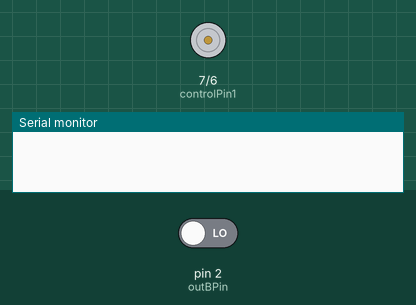
Simulated run of this sketch. Board: Arduino Uno, built with avr-gcc and run on an emulated ATmega328P. Parts: motor-driver pin pairs drawn as motors (green arrow = first pin HIGH = forward, orange = second pin HIGH = backward, longer = more drive, scaled by the enable pin), the last lines printed to the serial monitor. The test bench sets the inputs (shaded band); at power-on: pin 2 (outBPin) LOW.

Above: at 0.05 s.
At 0.98 s:
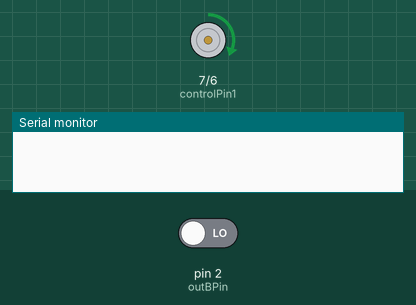
At 1.92 s:
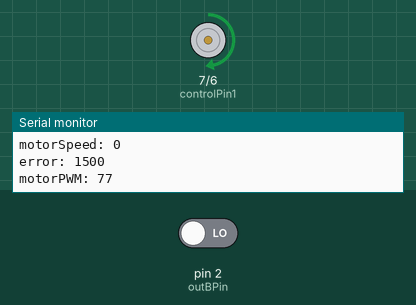
At 3.9 s:
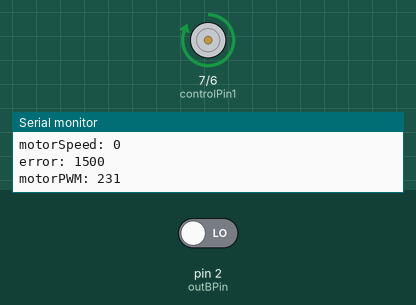
Timing chart, 0 to 5.4 s (numbered marks = the images above):
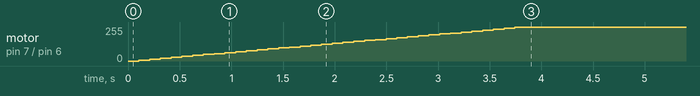

Measured:
- by itself, motor on pin 7 (controlPin1) / pin 6 (controlPin2): moves from stopped to forward 255/255 over 3.7 s

The sketch:

motorTest2.ino
```cpp
/*
  Arduino Starter Kit example
  Project 10 - Zoetrope

  This sketch is written to accompany Project 10 in the Arduino Starter Kit

  Parts required:
  - two 10 kilohm resistors
  - two momentary pushbuttons
  - one 10 kilohm potentiometer
  - motor
  - 9V battery
  - H-Bridge

  created 13 Sep 2012
  by Scott Fitzgerald
  Thanks to Federico Vanzati for improvements

  http://www.arduino.cc/starterKit

  This example code is part of the public domain.
*/

const int debug = 1;

// Tuning constants
const float Kp = 0.005;
const float Ki = 0.00005;

const int controlPin1 = 7; // connected to pin 7 on the H-bridge
const int controlPin2 = 6; // connected to pin 2 on the H-bridge
const int outBPin = 2;
const int enablePin = 5;   // connected to pin 1 on the H-bridge
const int directionSwitchPin = 4;  // connected to the switch for direction
const int onOffSwitchStateSwitchPin = 5; // connected to the switch for turning the motor on and off
const int potPin = A0;  // connected to the potentiometer's output
volatile unsigned int motorA_counts = 0;
unsigned int loopCount = 0;
unsigned int debugCount = 0;

// create some variables to hold values from your inputs
int onOffSwitchState = 0;  // current state of the on/off switch
int previousOnOffSwitchState = 0; // previous position of the on/off switch
int directionSwitchState = 0;  // current state of the direction switch
int previousDirectionSwitchState = 0;  // previous state of the direction switch

int motorEnabled = 0; // Turns the motor on/off
int motorPWM = 0; // PWM to motor
int motorSpeed = 0; // actual motor speed from tachometer
int motorDirection = 1; // current direction of the motor

int gyro;
unsigned int startTime;
int errorInt = 0; // integral of error over time

void motorA_int_handler() {
  motorA_counts++;
}

void setup() {
  if (debug) {
    Serial.begin(9600);
  }

  // initialize the inputs and outputs
  pinMode(directionSwitchPin, INPUT);
  pinMode(onOffSwitchStateSwitchPin, INPUT);
  pinMode(outBPin, INPUT);
  pinMode(outBPin, INPUT);
  pinMode(controlPin1, OUTPUT);
  pinMode(controlPin2, OUTPUT);
  pinMode(enablePin, OUTPUT);
  attachInterrupt(digitalPinToInterrupt(outBPin), motorA_int_handler, RISING);

 motorEnabled = 1;

  // pull the enable pin LOW to start
  digitalWrite(enablePin, LOW);
  startTime = millis();
}

void loop() {
  // read the value of the on/off switch
//  onOffSwitchState = digitalRead(onOffSwitchStateSwitchPin);
  delay(1);

  // read the value of the direction switch
//  directionSwitchState = digitalRead(directionSwitchPin);

  // read the value of the pot and divide by 4 to get a value that can be
  // used for PWM
  //motorPWM = analogRead(potPin) / 4;
//  gyro = analogRead(potPin) * -3;
gyro = 1500;

  // if the on/off button changed state since the last loop()
  if (onOffSwitchState != previousOnOffSwitchState) {
    // change the value of motorEnabled if pressed
    if (onOffSwitchState == HIGH) {
      motorEnabled = !motorEnabled;
    }
  }

  // if the direction button changed state since the last loop()
//  if (directionSwitchState != previousDirectionSwitchState) {
//    // change the value of motorDirection if pressed
//    if (directionSwitchState == HIGH) {
//      motorDirection = !motorDirection;
//    }
//  }

  // change the direction the motor spins by talking to the control pins
  // on the H-Bridge
  if (motorDirection == 1) {
    digitalWrite(controlPin1, HIGH);
    digitalWrite(controlPin2, LOW);
  } else {
    digitalWrite(controlPin1, LOW);
    digitalWrite(controlPin2, HIGH);
  }

  // if the motor is supposed to be on
  if (motorEnabled == 1) {
    // PWM the enable pin to vary the speed
    analogWrite(enablePin, motorPWM);
  } else { // if the motor is not supposed to be on
    //turn the motor off
    analogWrite(enablePin, 0);
  }
  // save the current on/off switch state as the previous
  previousDirectionSwitchState = directionSwitchState;
  // save the current switch state as the previous
  previousOnOffSwitchState = onOffSwitchState;

  /****************************************/

  if (loopCount >= 100) {
    unsigned int outACount, now, timeInterval;
    int error;

    now = millis();
    timeInterval = now - startTime;
    startTime = now;

    outACount = motorA_counts;
    // calculate speed in degrees per second.
    // sensor gives 3 counts per rotation, gear ratio is 50:1
    // (motor speed) = (actual counts) / (3 counts/rotation) / (50 gear ratio) * (360 degrees/rotation) / (timeInterval milliseconds)
    motorSpeed = (long)outACount * 2400L / timeInterval;
    motorA_counts = 0;

    // want error to be 0, e.g. motorSpeed is negative gyro speed
    error = gyro - motorSpeed;

    errorInt += error;
    if (errorInt > 5000) {
      errorInt = 5000;
    }
    else if (errorInt < - 5000) {
      errorInt = -5000;
    }

    if (gyro > 0) {
      motorDirection = 1;
    } else {
      motorDirection = 0;
    }

    motorPWM = motorPWM + error * Kp + errorInt * Ki;
    if (motorPWM > 255) {
      motorPWM = 255;
    }
    else if (motorPWM < 0) {
      motorPWM = 0;
    }

    loopCount = 0;

    if (debug && debugCount >= 10) {
      Serial.print("gyro: ");
      Serial.println(gyro);
      Serial.print("motorSpeed: ");
      Serial.println(motorSpeed);
      Serial.print("error: ");
      Serial.println(error);
      Serial.print("motorPWM: ");
      Serial.println(motorPWM);
      debugCount = 0;
    } else {
      debugCount++;
    }
  } else {
    loopCount++;
  }
}
```
